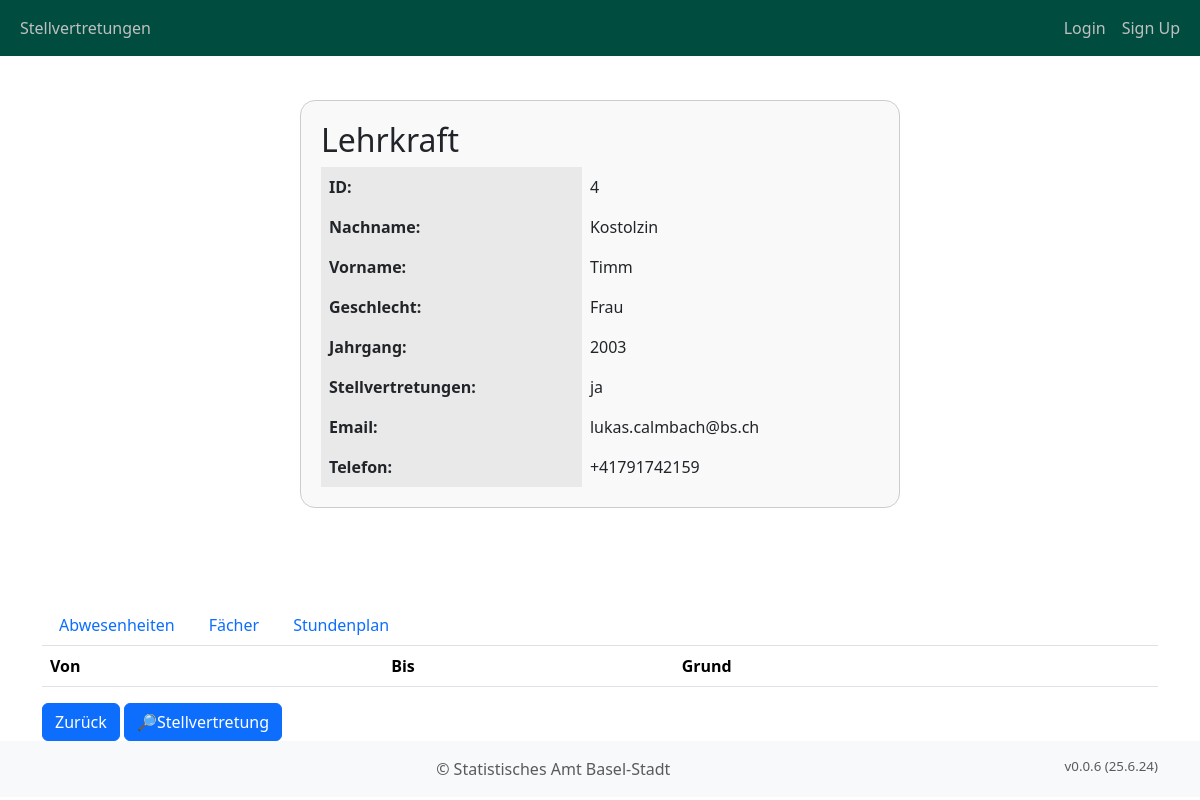
The page /school_management/teachers/4/ on the database its author committed.
### school_management/models.py (models this page shows, shortened)
class Person(models.Model):
    user = models.OneToOneField(User, on_delete=models.CASCADE, blank=True, null=True)
    school = models.ForeignKey(
        School, on_delete=models.CASCADE, related_name="school_persons", default=1
    )
    teacherid = models.IntegerField(verbose_name="Lehrer-ID", blank=True, null=True)
    first_name = models.CharField(max_length=255, verbose_name="Vorname")
    last_name = models.CharField(max_length=255, verbose_name="Nachname")
    email = models.EmailField(verbose_name="Email", blank=True)
    phone_number = models.CharField(
        max_length=20, verbose_name="Telefonnummer", blank=True
    )
    year_of_birth = models.CharField(
        max_length=255, verbose_name="Jahrgang", blank=True
    )
    username = models.CharField(max_length=255, verbose_name="Benutzername", blank=True)
    is_teacher = models.BooleanField(verbose_name="LehrerIn", default=False)
    is_candidate = models.BooleanField(
        verbose_name="KandidatIn für Stellvertretung", default=False
    )
    is_manager = models.BooleanField(
        verbose_name="Leitung/Administration", default=False
    )
    available_from_date = models.DateField(
        verbose_name="Verfügbar ab", blank=True, null=True
    )
    available_to_date = models.DateField(
        verbose_name="Verfügbar ab", blank=True, null=True
    )
    availability_mo_am = models.BooleanField(
        verbose_name="Montag Vormittag", default=False
    )
    availability_tu_am = models.BooleanField(
        verbose_name="Dienstag Vormittag", default=False
    )
    availability_we_am = models.BooleanField(
        verbose_name="Mittwoch Vormittag", default=False
    )
    availability_th_am = models.BooleanField(
        verbose_name="Donnerstag Vormittag", default=False
    )
    availability_fr_am = models.BooleanField(
        verbose_name="Freitag Vormittag", default=False
    )
    availability_mo_pm = models.BooleanField(
        verbose_name="Montag Nachmittag", default=False
    )
    availability_tu_pm = models.BooleanField(
        verbose_name="Dienstag Nachmittag", default=False
    )
    availability_we_pm = models.BooleanField(
        verbose_name="Mittwoch Nachmittag", default=False
    )
    availability_th_pm = models.BooleanField(
        verbose_name="Donnerstag Nachmittag", default=False
    )
    availability_fr_pm = models.BooleanField(
        verbose_name="Freitag Nachmittag", default=False
    )
    availability_comment = models.TextField(
        max_length=500, verbose_name="Bemerkungen zur Verfügbarkeit", blank=True
    )
    gender = models.ForeignKey(
        "Gender", on_delete=models.CASCADE, verbose_name="Geschlecht", default=1
    )
    description = models.TextField(
        max_length=500, verbose_name="Bemerkungen", blank=True
    )
    subjects = models.ManyToManyField(
        "Subject", related_name="person_subjects", blank=True
    )  # Many-to-many relationship
    class Meta:
        verbose_name = "Person"
        verbose_name_plural = "Personen"
        ordering = ["last_name", "first_name"]

class Gender(models.Model):
    name = models.CharField(max_length=255, verbose_name="Geschlecht")
    class Meta:
        verbose_name = "Geschlecht"
        verbose_name_plural = "Geschlechter"
        ordering = ["name"]

### school_management/views.py (the view)
# urls.py: path("teachers/<int:pk>/", TeacherDetailView.as_view(), name="teacher_detail"),
class TeacherDetailView(DetailView):
    model = Teacher
    template_name = "school_management/teacher_detail.html"
    context_object_name = "teacher"
    def get_context_data(self, **kwargs):
        context = super().get_context_data(**kwargs)
        teacher = context["teacher"]
        context["lessons"] = teacher.lessons_template_teachers.all().order_by(
            "day_id", "period_id"
        )
        context["subjects"] = teacher.get_unique_subjects()
        context["classes"] = teacher.get_unique_classes()
        return context

### school_management/models.py (called while the page is built)
    def __str__(self):
        return f"{self.start_time} - {self.end_time}"

    def get_queryset(self):
        return super().get_queryset().filter(is_teacher=True)

    def get_unique_subjects(self):
        unique_subject_ids = (
            Timetable.objects.filter(teacher=self)
            .values_list("subject", flat=True)
            .distinct()
        )
        unique_subjects = Subject.objects.filter(id__in=unique_subject_ids)
        return unique_subjects

    def get_unique_classes(self):
        unique_class_ids = (
            Timetable.objects.filter(teacher=self)
            .values_list("school_class", flat=True)
            .distinct()
        )
        unique_classes = SchoolClass.objects.filter(id__in=unique_class_ids)
        return unique_classes

### school_management/templatetags/custom_filters.py (called while the page is built)
@register.filter(name='boolean_to_ja_nein')
def boolean_to_ja_nein(value):
    if isinstance(value, bool):
        return "ja" if value else "nein"
    return value

### school_management/templatetags/user_tags.py (called while the page is built)
@register.filter(name='is_in_group')
def is_in_group(user, group_name):
    if user.is_authenticated:
        return user.groups.filter(name=group_name).exists()
    return False

### templates/school_management/teacher_detail.html (shortened to what this page needs)
{% extends "base.html" %} {% load static %}
{% load custom_filters %}
{% block content %}
<div class="info-container">
  <h2>Lehrkraft</h2>
  <table class="info-table">
    <tr>
      <th>ID:</th>
      <td>{{ teacher.id }}</td>
    </tr>
    <tr>
      <th>Nachname:</th>
      <td>{{ teacher.last_name }}</td>
    </tr>
    <tr>
      <th>Vorname:</th>
      <td>{{ teacher.first_name }}</td>
    </tr>
    <tr>
      <th>Geschlecht:</th>
      <td>{{ teacher.gender.name }}</td>
    </tr>
    <tr>
      <th>Jahrgang:</th>
      <td>{{ teacher.year_of_birth }}</td>
    </tr>
    <tr>
      <th>Stellvertretungen:</th>
      <td>{{ teacher.is_candidate | boolean_to_ja_nein }}</td>
    </tr>
    <tr>
      <th>Email:</th>
      <td>{{ teacher.email }}</td>
    </tr>
    <tr>
      <th>Telefon:</th>
      <td>{{ teacher.phone_number }}</td>
    </tr>
  </table>
</div>
<br /><br />
<div class="container mt-5">
  <ul class="nav nav-tabs" id="myTab" role="tablist">
    <li class="nav-item" role="presentation">
      <a
        class="nav-link"
        id="substitution-tab"
        data-bs-toggle="tab"
        href="#substitutions"
        role="tab"
        aria-controls="substitutions"
        aria-selected="true"
        >Abwesenheiten</a
      >
    </li>
    <li class="nav-item" role="presentation">
      <a
        class="nav-link"
        id="subjects-tab"
        data-bs-toggle="tab"
        href="#subjects"
        role="tab"
        aria-controls="subjects"
        aria-selected="false"
        >Fächer</a
      >
    </li>
    <li class="nav-item" role="presentation">
      <a
        class="nav-link"
        id="timetable-tab"
        data-bs-toggle="tab"
        href="#timetable"
        role="tab"
        aria-controls="timetable"
        aria-selected="false"
        >Stundenplan</a
      >
    </li>
  </ul>
  <div class="tab-content" id="myTabContent">
  <div
      class="tab-pane fade show active"
      id="substitutions"
      role="tabpanel"
      aria-labelledby="substitution-tab"
  >
    <table class="table table-striped">
      <thead>
        <tr>
          <th>Von</th>
          <th>Bis</th>
          <th>Grund</th>
        </tr>
      </thead>
    </table>
  </div>
    <a href="{% url 'teacher_list' %}" class="btn btn-primary">Zurück</a>
    <a href="{% url 'substitution_create_with_teacher' teacher.pk %}" class="btn btn-primary">🔎Stellvertretung</a>
  </div>
</div>
{% endblock content %}

### static/css/styles.css (style rules this page uses)
.info-container { border: 1px solid #ccc; border-radius: 15px; padding: 20px; margin-top: 20px; background-color: #f9f9f9; max-width: 600px; margin-left: auto; margin-right: auto; }
.info-table { width: 100%; border-collapse: collapse; }
.info-table th, .info-table td { text-align: left; padding: 8px; }
.info-table th { background-color: #e9e9e9; }

### rows shown on the page
Person: id "4", last_name "Kostolzin", first_name "Timm", gender.name "Frau", year_of_birth "2003", is_candidate|boolean_to_ja_nein "ja", email "lukas.calmbach@bs.ch", phone_number "+41791742159"
